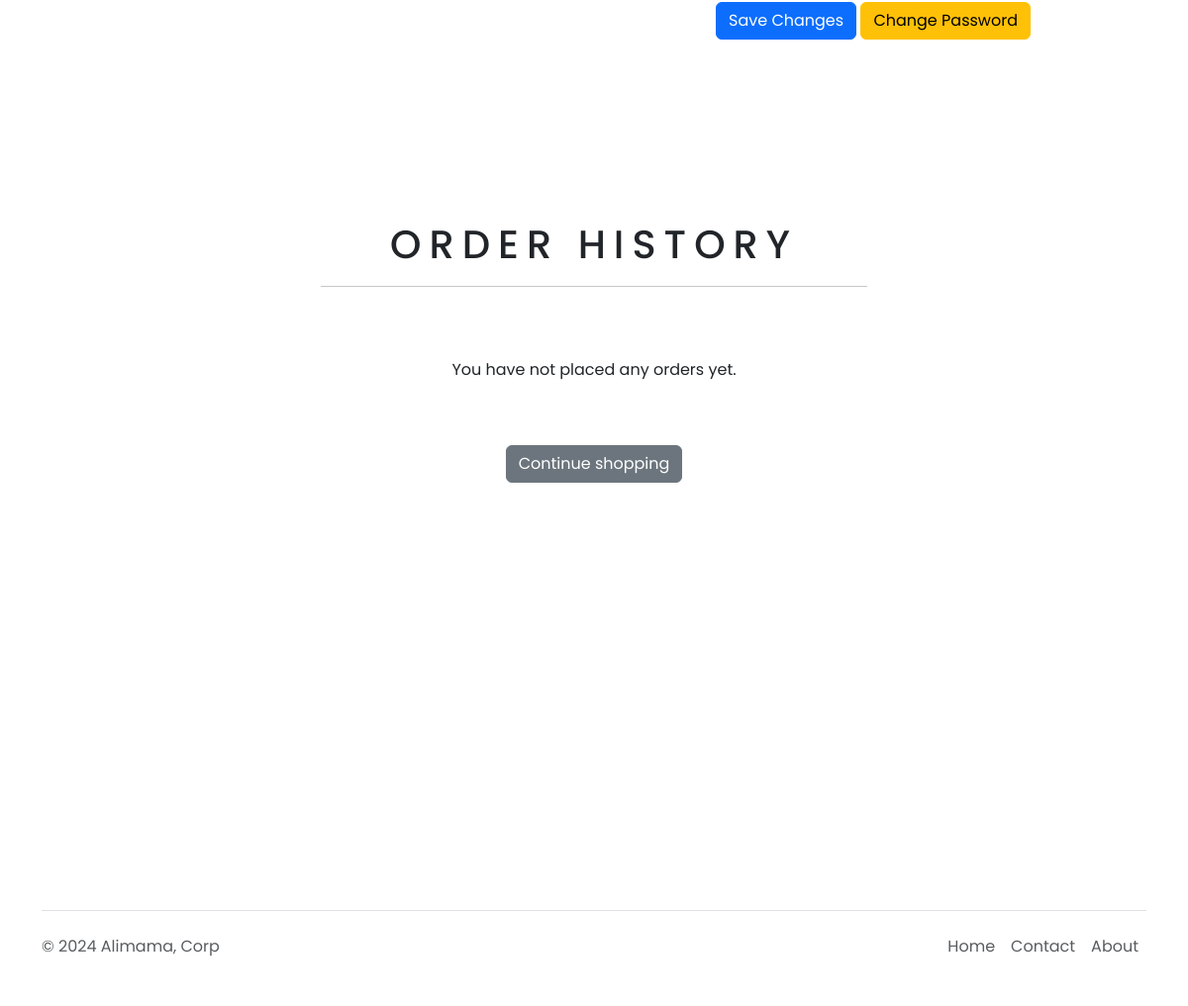
The page /userdashboard/ (signed in, lower part) on the database as committed earlier.
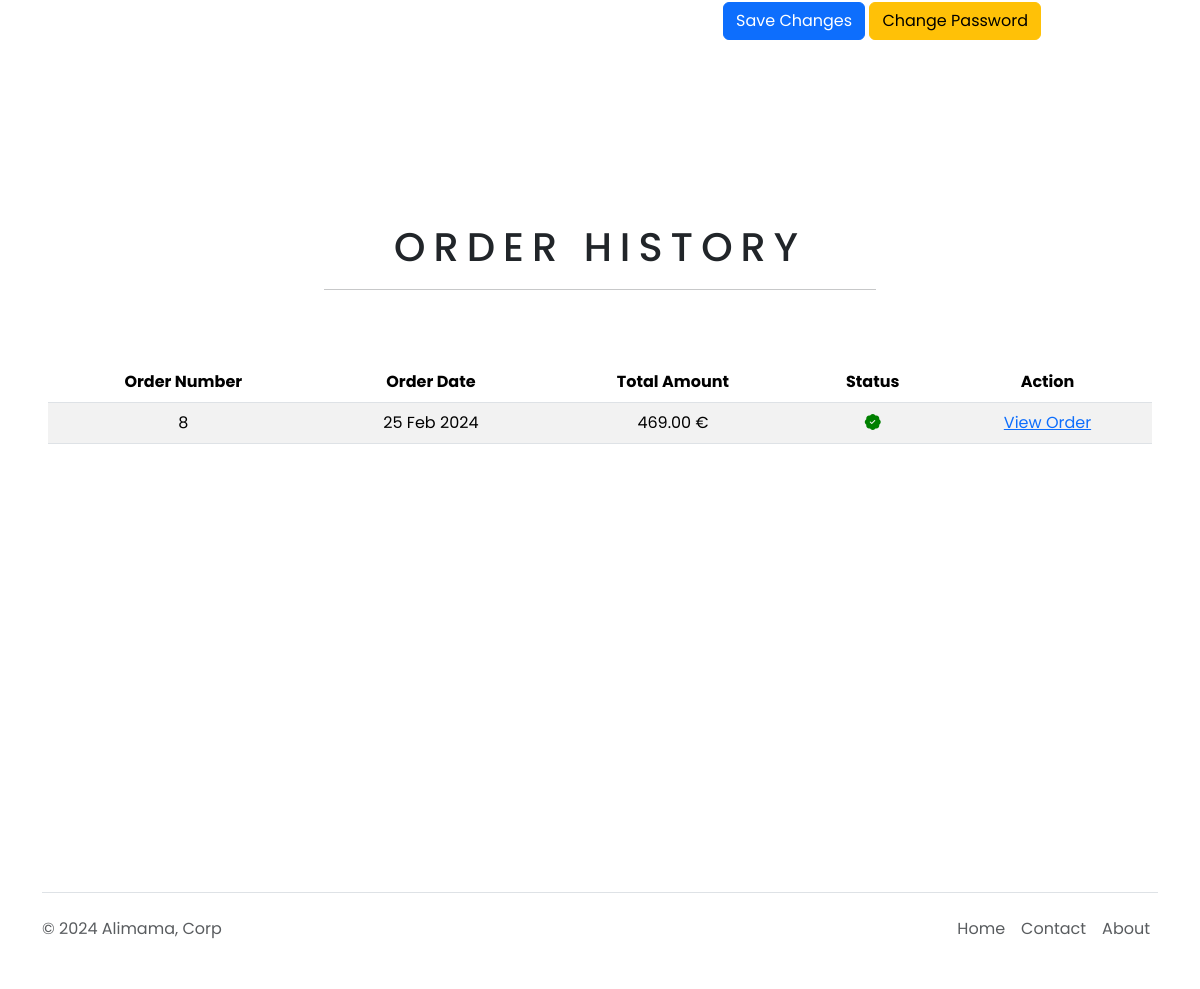
The same page on the database as committed later.
### store/models.py (models this page shows, shortened)
class Order(models.Model):
    user = models.ForeignKey(
        settings.AUTH_USER_MODEL, on_delete=models.SET_NULL, related_name='orders', null=True)
    token = models.CharField(max_length=250, blank=True)
    total = models.DecimalField(
        max_digits=10, decimal_places=2, verbose_name='EUR Order Total')
    emailAddress = models.EmailField(
        max_length=250, blank=True)
    created = models.DateTimeField(auto_now_add=True)
    billingName = models.CharField(
        max_length=250, blank=True)
    billingAddress1 = models.CharField(
        max_length=250, blank=True)
    billingCity = models.CharField(
        max_length=250, blank=True)
    billingPostcode = models.CharField(
        max_length=250, blank=True)
    billingCountry = models.CharField(
        max_length=250, blank=True)
    shippingName = models.CharField(
        max_length=250, blank=True)
    shippingAddress1 = models.CharField(
        max_length=250, blank=True)
    shippingCity = models.CharField(
        max_length=250, blank=True)
    shippingPostcode = models.CharField(
        max_length=250, blank=True)
    shippingCountry = models.CharField(
        max_length=250, blank=True)
    STATUS_CHOICES = (
        ('Active', 'Active'),
        ('Canceled', 'Canceled'),
        ('Completed', 'Completed'),
    )
    status = models.CharField(
        max_length=10, choices=STATUS_CHOICES, default='Active')
    class Meta:
        db_table = 'Order'
        ordering = ['-created']

### store/views.py (the view)
# urls.py: path('userdashboard/', views.userDashboard, name='user_dashboard'),
@login_required(redirect_field_name='next', login_url='signin')
def userDashboard(request):
    order_details = Order.objects.filter(
        user=request.user).order_by('-created')
    if request.method == 'POST':
        form = ProfileForm(request.POST, request.FILES,
                           instance=request.user.profile)
        if form.is_valid():
            form.save()
            messages.success(request, 'Profile updated successfully.')
            return redirect('user_dashboard')
    else:
        form = ProfileForm(instance=request.user.profile)
    user_profile = get_object_or_404(Profile, user=request.user)
    context = {
        'order_details': order_details,
        'form': form,
        'profile': user_profile,
    }
    return render(request, 'user_dashboard.html', context)

### store/content_process.py (called while the page is built)
def menu_links(request):
    links = Category.objects.all()
    return dict(links=links)

def counter(request):
    item_count = 0
    if 'admin' in request.path:
        return {}
    else:
        try:
            cart = Cart.objects.filter(cart_id=_cart_id(request))
            cart_items = CartItem.objects.all().filter(cart=cart[:1])
            for item in cart_items:
                item_count += item.quantity
        except Cart.DoesNotExist:
            item_count = 0
        return dict(item_count=item_count)

### store/models.py (called while the page is built)
    def get_url(self):
        return reverse('products_by_category', args=[self.slug])

### store/views.py (called while the page is built)
def _cart_id(request):
    cart = request.session.session_key
    if not cart:
        cart = request.session.session_key
    return cart

### store/templates/user_dashboard.html (shortened to what this page needs)
{% extends 'base.html' %}
{% load static %}
{% block content %}
<div class="text-center ms-5 me-5">
    <br>
    <div class="container mt-5">
        <br><br>
        <div class="row g-5">
            <div class="col-md-6">
                <br><br>
            </div>
            <div class="col-md-6">
                <br><br>
                <form method="post" style="list-style-type: none;">
                    <button type="submit" class="btn btn-primary">Save Changes</button> <a
                        href="{% url 'change_password' %}" class="btn btn-warning">Change Password</a>
                </form>
                <br>
            </div>
        </div>
    </div>
    <br><br><br><br>
    <br>
    <br>
    <h1 class="text-center product_title">
        Order History
    </h1>
    <hr style="width: 50%; margin: auto;">
    <br><br><br>
    {% if order_details %}
    <table class="table table-striped">
        <thead>
            <tr>
                <th>Order Number</th>
                <th>Order Date</th>
                <th>Total Amount</th>
                <th>Status</th>
                <th>Action</th>
            </tr>
        </thead>
        <tbody>
            {% for order in order_details %}
            <tr>
                <td>{{order.id}}</td>
                <td>{{order.created|date:"d M Y"}}</td>
                <td>{{order.total}} €</td>
                {% if order.status != 'Canceled' %}
                <td><i class="bi bi-patch-check-fill" style="color: green;"></i></td>
                {% else %}
                <td> <i class="bi bi-x-circle-fill" style="color: red;"></i></td>
                {%endif%}
                <td><a href="{% url 'order_detail' order.id %}">View Order</a></td>
            </tr>
            {% endfor %}
        </tbody>
    </table>
    {% else %}
    <p>You have not placed any orders yet.</p>
    <br><br>
    <a href="{% url 'home' %}" class="btn btn-secondary">Continue shopping</a>
    {% endif %}
</div>
<br><br><br><br><br><br><br><br><br><br><br><br><br><br><br><br><br><br>
{% endblock %}

Rows that differ between the two databases and show on the page:
added Order: id "8", created "25 Feb 2024", total "469.00", status "Active" (drawn)
Other text that changed with them:
text no longer shown: "You have not placed any orders yet. Continue shopping"
text now shown: "Order Number Order Date Total Amount Status Action"
